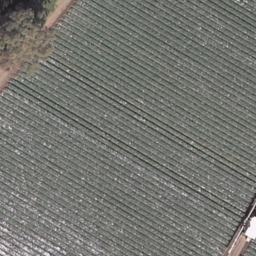
#> input picture Images/agricultural/agricultural00.tif, 256 x 256 px, found by its file name; its folder holds only this picture in this run
$ jupyter execute --allow-errors SelfImgC.ipynb   (older library calls are emulated)
#> lines starting #> are read from the running program, lines starting #| are printed output that depends on the picture
[cell 1]
import os
import cv2
import numpy as np
from skimage.feature import graycomatrix, graycoprops, local_binary_pattern
from sklearn.model_selection import train_test_split, GridSearchCV
from sklearn.preprocessing import StandardScaler
from sklearn.svm import SVC
from sklearn.metrics import accuracy_score, classification_report, confusion_matrix
import matplotlib.pyplot as plt
import seaborn as sns

[cell 2]
# method = 'uniform' , sets the binnig for p+2 , i.e. 10 bins instead of p^2 i.e. 256
# ravel converts the 2D lbp matrix to 1D Matrix , ie flattens it out
# np.arange(0, n_bins+1) produces integers [0, 1, 2, ..., n_bins].
# That means there are n_bins bins, each spanning a range like:
# Bin 0 → [0,1)
# Bin 1 → [1,2)
# Bin n_bins-1 → [n_bins-1, n_bins)
# So each possible LBP code (0 … n_bins-1) has its own bin
# Normalize the histogram (astype)
# Add a small epsilon to avoid division by zero, hist /= (hist.sum() + 1e-6)
def extract_lbp_features(gray_image,radius=1,n_points=8):
    lbp = local_binary_pattern(gray_image,n_points,radius,method='uniform')
    n_bins = n_points+2
    hist, _ = np.histogram(lbp.ravel(), bins=np.arange(0, n_bins + 1), range=(0, n_bins))
    hist = hist.astype("float")
    hist /= (hist.sum() + 1e-6)
    return hist.tolist()

[cell 3]
# levels → number of gray levels (controls matrix size).
# symmetric=True → makes matrix undirected by counting (i, j) and (j, i) together.
# normed=True → converts counts into probabilities.
def extract_glcm_features(gray_image):
    distances = [1,3,5]
    angles = [0, np.pi/4, np.pi/2, 3*np.pi/4]
    glcm = graycomatrix(gray_image,distances = distances,angles = angles, levels = 256, symmetric=True,normed=True)
    contrast = graycoprops(glcm,'contrast').mean()
    dissimilarity = graycoprops(glcm,'dissimilarity').mean()
    homogeneity = graycoprops(glcm,'homogeneity').mean()
    energy = graycoprops(glcm,'energy').mean()
    correlation = graycoprops(glcm,'correlation').mean()
    asm = graycoprops(glcm,'ASM').mean()

    return [contrast,dissimilarity,homogeneity,energy,correlation,asm]

[cell 4]
#Path extracted and lbp,glcm features extracted for each image and appended in features and labels columns resp.
def load_data_and_extract_features(dataset_path):
#> called with dataset_path = 'UCMerced_LandUse/Images'
    features = []
    labels = []
    print("Feature extraction started ---")
    class_names = sorted([d for d in os.listdir(dataset_path) if os.path.isdir(os.path.join(dataset_path, d))])
    for class_name in class_names:
        class_path = os.path.join(dataset_path,class_name)
        image_files = [
            f for f in os.listdir(class_path)
            if f.lower().endswith((".tif"))
        ]
        print(f"Processing class: {class_name} ({len(image_files)} images)")
        for image_name in image_files:
            image_path = os.path.join(class_path,image_name)
            image = cv2.imread(image_path)
#> image is the input picture: shape (256, 256, 3); mean B, G, R 111.9, 116.8, 116
            if image is None:
                print(f"Warning: Could not read image {image_path}. Skipping.")
                continue
            image = cv2.resize(image,(256,256))
            gray_image = cv2.cvtColor(image,cv2.COLOR_BGR2GRAY)
            glcm_features = extract_glcm_features(gray_image)
#> in extract_glcm_features, `contrast = graycoprops(glcm,'contrast').mean()`: contrast = 661.9
#> in extract_glcm_features, `dissimilarity = graycoprops(glcm,'dissimilarity').mean()`: dissimilarity = 19.62
#> in extract_glcm_features, `homogeneity = graycoprops(glcm,'homogeneity').mean()`: homogeneity = 0.0556
#> in extract_glcm_features, `energy = graycoprops(glcm,'energy').mean()`: energy = 0.0164
#> in extract_glcm_features, `correlation = graycoprops(glcm,'correlation').mean()`: correlation = 0.323
#> in extract_glcm_features, `asm = graycoprops(glcm,'ASM').mean()`: asm = 0.000271
#> glcm_features = [661.9, 19.62, 0.0556, 0.0164, 0.323, 0.000271]
            lbp_features = extract_lbp_features(gray_image)
#> in extract_lbp_features, `lbp = local_binary_pattern(gray_image,n_points,radius,method='uniform')`:
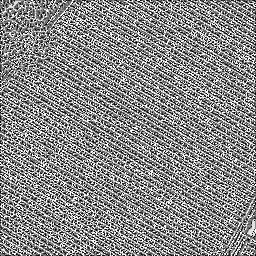
#> lbp: shape (256, 256) float64; min 0, max 9, mean 4.82; drawn with min black and max white
#> in extract_lbp_features, `hist, _ = np.histogram(lbp.ravel(), bins=np.arange(0, n_bins + 1), ran..`: hist = [5501, 5666, 4571, 6414, 11384, 5401, 4095, 5480, 6545, 10479]
#> in extract_lbp_features, `hist /= (hist.sum() + 1e-6)`: hist = [0.0839, 0.0865, 0.0697, 0.0979, 0.174, 0.0824, 0.0625, 0.0836, 0.0999, 0.16]
#> lbp_features has the same summary as hist in extract_lbp_features
            combined_features = glcm_features + lbp_features
#> combined_features = [661.9, 19.62, 0.0556, 0.0164, 0.323, 0.000271, 0.0839, 0.0865, 0.0697, 0.0979, 0.174, 0.0824, 0.0625, 0.0836, 0.0999, 0.16]
            features.append(combined_features)
            labels.append(class_name)
#> pass 2 of the loop in load_data_and_extract_features, `for class_name in class_names:`:
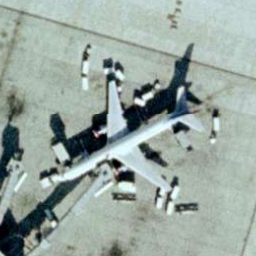
#> input picture Images/airplane/airplane03.tif, 256 x 256 px, found by its file name
#> in load_data_and_extract_features, image is the input picture: shape (256, 256, 3); mean B, G, R 159.8, 166.7, 152.9
#> glcm_features = [955.4, 15.64, 0.151, 0.0231, 0.823, 0.000549]
#> in extract_lbp_features (call 2), `lbp = local_binary_pattern(gray_image,n_points,radius,method='uniform')`:
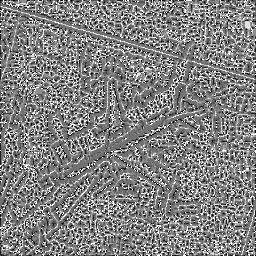
#> lbp: shape (256, 256) float64; min 0, max 9, mean 4.61; drawn with min black and max white
#> in extract_lbp_features (call 2), `hist, _ = np.histogram(lbp.ravel(), bins=np.arange(0, n_bins + 1), ran..`: hist = [1669, 3573, 3421, 9529, 17444, 11877, 5723, 3726, 3478, 5096]
#> in extract_lbp_features (call 2), `hist /= (hist.sum() + 1e-6)`: hist = [0.0255, 0.0545, 0.0522, 0.145, 0.266, 0.181, 0.0873, 0.0569, 0.0531, 0.0778]
#> lbp_features has the same summary as hist in extract_lbp_features
#> combined_features = [955.4, 15.64, 0.151, 0.0231, 0.823, 0.000549, 0.0255, 0.0545, 0.0522, 0.145, 0.266, 0.181, 0.0873, 0.0569, 0.0531, 0.0778]
#| Total samples: 2, Features per sample: 16
    print("Feature extraction completed.")
    return np.array(features), np.array(labels)
